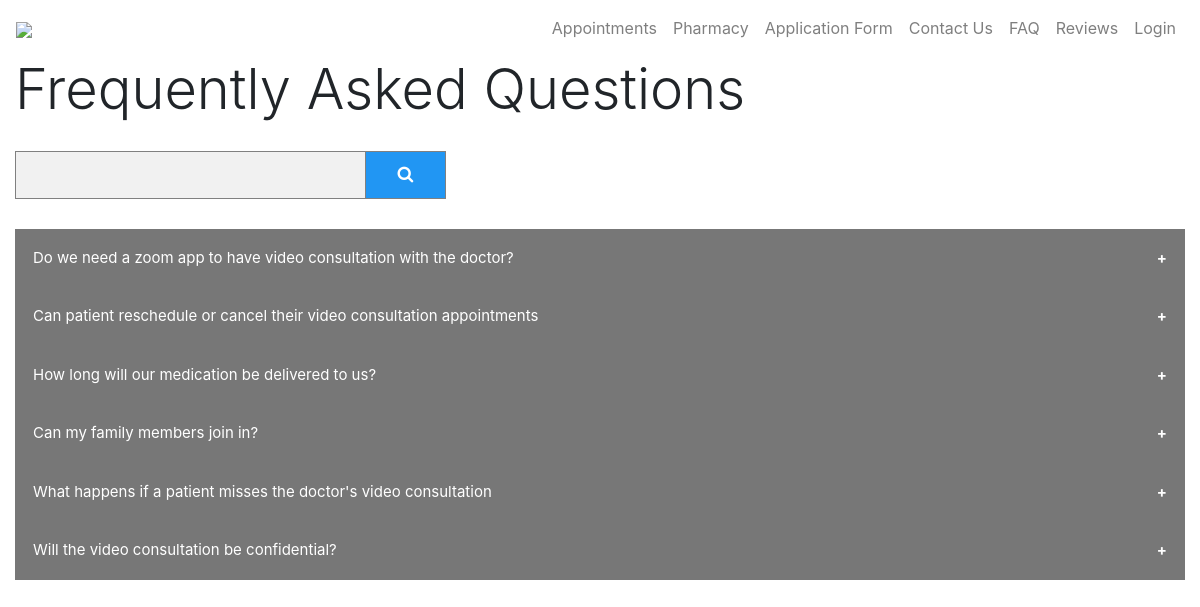
Screenshot of /retrieveQns with the database file from the repository.
### __init__.py (models this page shows)
class FAQs(db.Model):
    id = db.Column(db.Integer, primary_key=True)
    question = db.Column(db.String(120))
    answer = db.Column(db.String(120))
    date = db.Column(db.DateTime)

### __init__.py (the view, shortened to what this page needs)
@app.route('/retrieveQns', methods=['GET', 'POST'])
def retrieve_qns():
    search = SearchBar(request.form)
    qn_list = []
    questions = FAQs.query.all()
    for i in questions:
        item = FAQ(i.id, i.question, i.answer, i.date)
        qn_list.append(item)
    return render_template('FAQ/retrieveQns.html', count=len(qn_list), qn_list=qn_list, form=search)

### Forms.py (shortened to what this page needs)
class SearchBar(Form):
    search = StringField('')
    history = SelectField('', choices=[(1, 1), (2, 2), (3, 3), (4, 4), (5, 5), (6, 6), (7, 7), (8, 8), (9, 9), (10, 10)], default=10)

### __init__.py (called while the page is built)
@app.before_request
def make_session_permanent():
    session.permanent = True
    app.permanent_session_lifetime = timedelta(minutes=10)

@app.after_request
def add_security_headers(resp):
    resp.headers['Content-Security-Policy'] = "script-src" \
                                              "self" \
                                              "https://code.jquery.com/jquery-3.5.1.slim.min.js" \
                                              "https://cdn.jsdelivr.net/npm/bootstrap@4.5.3/dist/js/bootstrap.bundle.min.js" \
                                              "https://stackpath.bootstrapcdn.com/bootstrap/4.5.2/js/bootstrap.min.js" \
                                              "https://cdn.jsdelivr.net/npm/popper.js@1.16.1/dist/umd/popper.min.js" \
                                              "https://cdn.datatables.net/1.10.23/js/jquery.dataTables.min.js" \
                                              "https://cdn.datatables.net/1.10.23/js/dataTables.bootstrap4.min.js"
    return resp

### qns.py (called while the page is built)
    def get_question(self):
        return self.__question

    def get_answer(self):
        return self.__answer

    def get_date(self):
        return self.__date

### templates/FAQ/retrieveQns.html (shortened to what this page needs)
{% extends "base.html" %}
{% block content %}
<link rel="stylesheet" href="{{ url_for('static' ,filename='css/faq.css' )}}">
<link rel="stylesheet" href="https://cdnjs.cloudflare.com/ajax/libs/font-awesome/4.7.0/css/font-awesome.min.css">
{% from "includes/_formHelper.html" import render_field %}
<h1 class="display-4">Frequently Asked Questions</h1>
<div>
    <form class='example' method='POST' action="">
        {{ render_field(form.search, class='search') }}
        <button type="submit">
            <i class="fa fa-search"></i>
        </button>
    </form>
    {% for question in qn_list %}
        <button class="collapsible">{{ question.get_question() }}</button>
    {% endfor %}
</div>
{% endblock %}

### templates/base.html (shortened to what this page needs)
<!DOCTYPE html>
<html lang="en">
<head>
    <link rel="stylesheet" href="/static/css/main.css">
    <link rel="stylesheet" href="https://cdn.jsdelivr.net/npm/bootstrap@4.5.3/dist/css/bootstrap.min.css">
    <link rel="stylesheet" href="https://stackpath.bootstrapcdn.com/bootstrap/4.5.2/css/bootstrap.min.css">
    <link rel="stylesheet" href="https://cdnjs.cloudflare.com/ajax/libs/font-awesome/4.7.0/css/font-awesome.min.css">
    <link rel="stylesheet" href="{{ url_for('static', filename='css/base.css') }}">
</head>
<body>
    {% block navbar %}
        {% include 'includes/_navbar.html' %}
    {% endblock %}
    <div class="container-fluid">
        {% block content %}
        {% endblock %}
    </div>
</body>
</html>

### templates/includes/_navbar.html (shortened to what this page needs)
<nav class="navbar navbar-expand-sm navbar-light bg-white" >
  <a class="navbar-brand" href="/"><img src="https://media-exp1.licdn.com/dms/image/C510BAQHwImgI6QnJLw/company-logo_200_200/0/1536892103042?e=2159024400&v=beta&t=mqsU-edXGh3QwcADEFMY9e4iqOUc0RnWotsiIFGmu80" width="50"></a>
   {%if session['user'] != null %}
  <ul class="navbar-nav ml-auto">
       <li class="nav-item dropdown" style="align-items:left;">
      <a class="nav-link dropdown-toggle fa fa-fw fa-user" style="margin-top:5px;width:50px;" id="navbardrop" data-toggle="dropdown">
      </a>
      <div class="dropdown-content" style="position:absolute; height: 230px; width: 200px;">
      <h2>Hi! <br>{{session['user']}}</h2>
        <div style ="font-size:30px; align-items:center;">
          <i class="fa fa-fw fa-user fa-30px" style="align-items:center;margin-left:80px;"></i></div>
          <a class="dropdown-item" style="text-align:center;" href="{{url_for('profile')}}">Profile</a>
          <a class="dropdown-item"style="text-align:center;" href="{{url_for('logout')}}">Logout</a>
      </div>
    </li>
      <li class="nav-item">
          <a class="nav-link" href="{{url_for('appointment')}}">Appointments</a>
      </li>
      <li class="nav-item">
          <a class="nav-link" href="{{url_for('show_items')}}">Pharmacy</a>
      </li>
      {%if session['user-role'] == "Admin" %}
      <li class="nav-item">
          <a class="nav-link" href="{{url_for('retrieve_applicants')}}">Retrieve Applicants</a>
      </li>
      <li class="nav-item">
          <a class="nav-link" href="{{url_for('admin_all_users')}}">Show All Users</a>
      </li>
      <li class="nav-item">
          <a class="nav-link" href="{{url_for('log_monitoring')}}">Log Monitoring</a>
      </li>
      {%elif session['user-role'] == "Patient"%}
      <li class="nav-item">
          <a class="nav-link" href="{{url_for('create_applicant')}}">Application Form</a>
      </li>
      {%endif %}
      <li class="nav-item">
          <a class="nav-link" href="{{url_for('contactus')}}">Contact Us</a>
      </li>
      <li class="nav-item">
          <a class="nav-link" href="{{url_for('retrieve_qns')}}">FAQ</a>
      </li>
      <li class="nav-item">
              <a class="nav-link" href="{{url_for('retrieve_review')}}">Reviews</a>
      </li>
      {%else%}
      <ul class="navbar-nav ml-auto">
          <li class="nav-item">
              <a class="nav-link" href="{{url_for('login')}}">Appointments</a>
          </li>
          <li class="nav-item">
              <a class="nav-link" href="{{url_for('show_items')}}">Pharmacy</a>
          </li>
          <li class="nav-item">
              <a class="nav-link" href="{{url_for('create_applicant')}}">Application Form</a>
          </li>
          <li class="nav-item">
              <a class="nav-link" href="{{url_for('contactus')}}">Contact Us</a>
          </li>
          <li class="nav-item">
              <a class="nav-link" href="{{url_for('retrieve_qns')}}">FAQ</a>
          </li>
          <li class="nav-item">
              <a class="nav-link" href="{{url_for('retrieve_review')}}">Reviews</a>
          </li>
          <li class="nav-item">
              <a class="nav-link" href="{{url_for('login')}}">Login</a>
          </li>
      </ul>
      {%endif%}
</nav>

### templates/includes/_formHelper.html (shortened to what this page needs)
{% macro render_field(field) %}
  {{ field(**kwargs)|safe }}
{% endmacro %}

### static/css/main.css (style rules this page uses)
body { background: #EEE }

### static/css/base.css (style rules this page uses)
body { background-color:#ffffff ; }

### static/css/faq.css (style rules this page uses)
.collapsible { background-color: #777; color: white; cursor: pointer; padding: 18px; width: 100%; border: none; text-align: left; outline: none; font-size: 15px; }
.collapsible:after { content: '\002B'; color: white; font-weight: bold; float: right; margin-left: 5px; }
* { box-sizing: border-box; }
form.example input[type=text] { padding: 10px; width:30%; font-size: 17px; border: 1px solid grey; float: left; margin-top:20px; margin-bottom:30px; background: #f1f1f1; }
form.example button { float: left; margin-top:20px; margin-bottom:30px; width: 80px; padding: 10px; background: #2196F3; color: white; font-size: 17px; border: 1px solid grey; border-left: none; cursor: pointer; }
form.example::after { content: ""; clear: both; display: table; }

### rows the page displays
FAQs: get_question "Do we need a zoom app to have video consultation with the doctor?"
FAQs: get_question "Can patient reschedule or cancel their video consultation appointments"
FAQs: get_question "How long will our medication be delivered to us?"
FAQs: get_question "Can my family members join in?"
FAQs: get_question "What happens if a patient misses the doctor's video consultation"
FAQs: get_question "Will the video consultation be confidential?"
